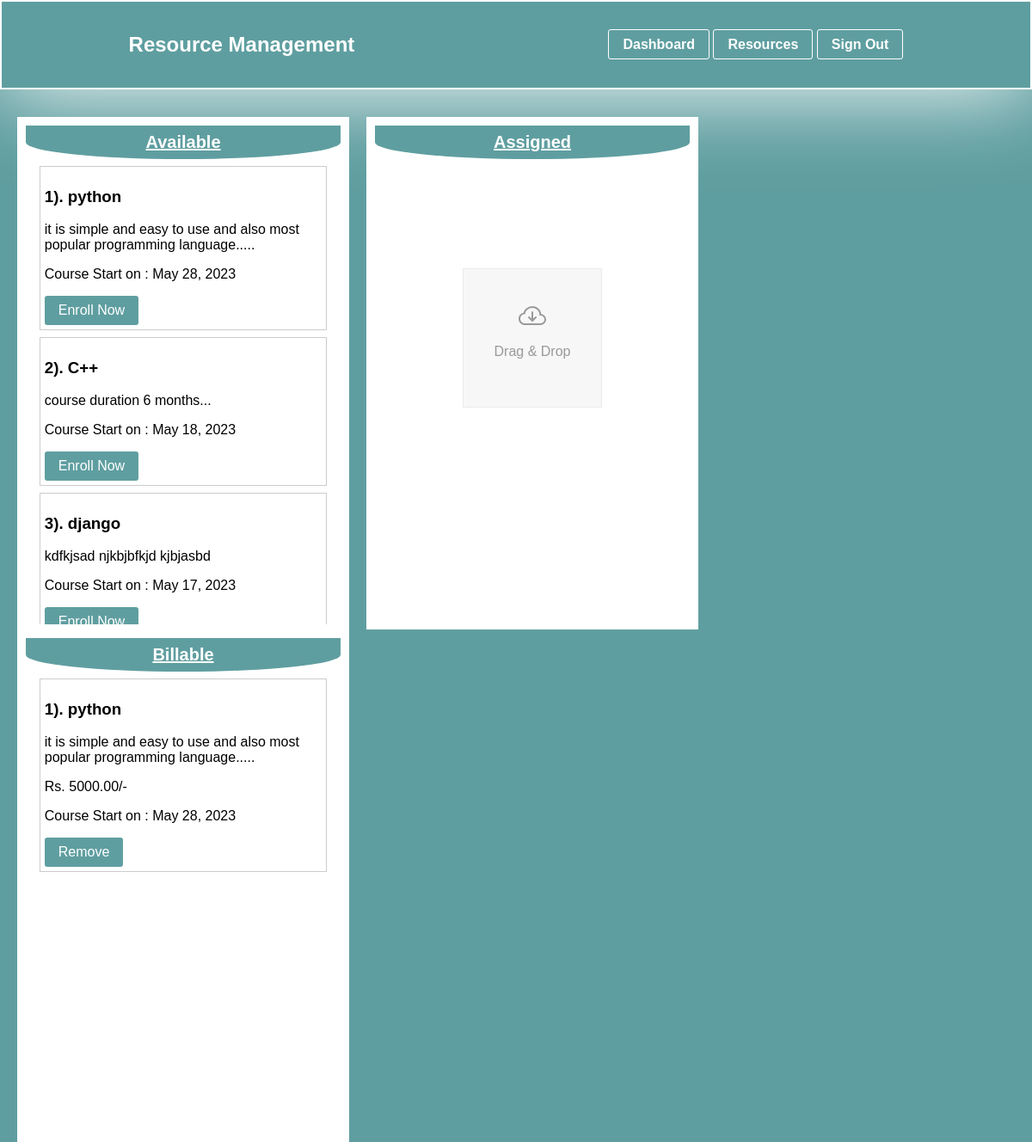
Screenshot of /resources (signed in) with the database file from the repository.
### resource/models.py (models this page shows, shortened)
class Details(models.Model):
    name = models.CharField(max_length=50)
    desc = models.TextField()
    start_date = models.DateField(auto_now=False, auto_now_add=False)
    cost = models.DecimalField( max_digits=10, decimal_places=2, null=True)

### assign/models.py (models this page shows)
class addBillable(models.Model):
    user = models.ForeignKey(Account,null=True, on_delete=models.CASCADE)
    resource = models.ForeignKey(Details, on_delete=models.CASCADE)

### resource/views.py (the view)
# urls.py: path('resources', Resource, name="Resource"),
@login_required(login_url='login')
def Resource(request):
    user = request.user
    Course = Details.objects.all()
    assigned = addAssigned.objects.filter(user=user)
    billable = addBillable.objects.filter(user=user)
    data = {
        'data':Course,
        'assigned': assigned,
        'billable': billable
    }
    return render(request, 'resources.html', data)

### template/resources.html (shortened to what this page needs)
{% extends 'base.html' %}
{% block content %}
  <div class="column">
    <h2>Available</h2>
    <ul ondrop="dropAvailable(event)" ondragover="allowDropAvailable(event)">
      {% if data %}
      {% for data in data %}
      <li draggable="true" class="product" id="{{data.id}}">
        <h3>{{forloop.counter}}). {{data.name}}</h3>
        <p>{{data.desc}}</p>
        <p>Course Start on : {{data.start_date}}</p>
        <a href="assign/{{data.id}}"> <button>Enroll Now</button></a>
      </li>
      {% endfor %}
      {% endif %}
    </ul>
  </div>
  <div class="column">
    <h2>Assigned</h2>
    <ul ondrop="drop(event)" ondragover="allowDrop(event)">
      {% if assigned %}
      {% for data in assigned  %}
      <li draggable="true" class="product" id="{{data.resource.id}}">
        <h3>{{forloop.counter}}). {{data.resource.name}}</h3>
        <p>{{data.resource.desc}}</p>
        <p>Course Start on : {{data.resource.start_date}}</p>
        <a href="billable/{{data.resource.id}}"> <button>Bill</button></a>
        <a href="assign-remove/{{data.resource.id}}"> <button>Remove</button></a>
      </li>
      {% endfor %}
      {% else %}
      <li class="drag_drop"><p>Drag & Drop</p></li>
      {% endif %}
    </ul>
  </div>
  <div class="column">
    <h2>Billable</h2>
    <ul ondrop="dropbill(event)" ondragover="allowDropbill(event)">
      {% if billable %}
      {% for data in billable  %}
      <li draggable="true" class="product" id="{{data.resource.id}}">
        <h3>{{forloop.counter}}). {{data.resource.name}}</h3>
        <p>{{data.resource.desc}}</p>
        <p>Rs. {{data.resource.cost}}/-</p>
        <p>Course Start on : {{data.resource.start_date}}</p>
        <a href="billed-remove/{{data.resource.id}}"> <button>Remove</button></a>
      </li>
      {% endfor %}
      {% endif %}
    </ul>
  </div>
</body>
</html>
{% endblock content %}

### static/style.css (style rules this page uses)
body { font-family: sans-serif; box-sizing: border-box; margin: 0; padding:0 ; background-color: cadetblue; }
.column { width: 30.5%; height: 72vh; background-color: white; box-shadow: 0 0 10 1px rgba(0, 0, 0, 0.032); padding: 10px; float: left; margin-left: 20px; }
.column h2 { text-align: center; text-decoration: underline; background-color: cadetblue; padding: 0.5rem 1rem; margin: 0; font-size: 20px; border-bottom-right-radius:50% ; border-bottom-left-radius:50% ; color: white; }
ul { list-style: none; margin: 0; padding: 0 1rem; overflow: hidden; overflow-y: scroll; height: 94%; }
ul li { margin: 0.5rem 0; padding:0.3rem; border: 1px solid #ccc; cursor: pointer; }
.drag_drop { width: 150px; height: 150px; display: flex; flex-direction: column; justify-content: center; margin: auto; margin-top: 38%; align-items: center; opacity: 0.4; background-color: rgba(0, 0, 0, 0.086); }
button { background-color: cadetblue; border: none; outline: none; padding: 0.5rem 1rem; font-size: 16px; border-radius: 3px; cursor: pointer; color: white; }

### rows the page displays
Details: name "python", desc "it is simple and easy to use and also most popular programming language.....", start_date "May 28, 2023"
Details: name "C++", desc "course duration 6 months...", start_date "May 18, 2023"
Details: name "django", desc "kdfkjsad njkbjbfkjd kjbjasbd", start_date "May 17, 2023"
addBillable: resource.name "python", resource.desc "it is simple and easy to use and also most popular programming language.....", resource.cost "5000.00", resource.start_date "May 28, 2023"
